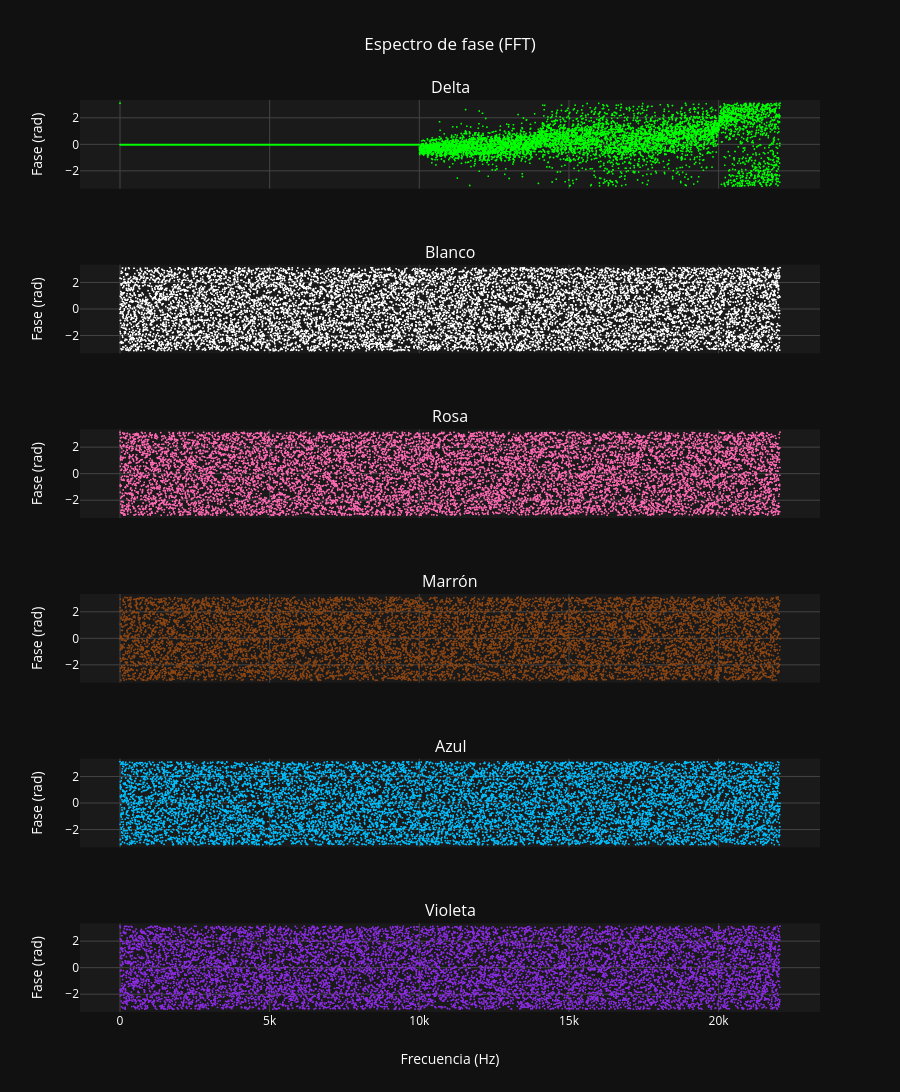

Notebook code cell kept with this figure:
### Markdown cell above
## Espectro de fase

La fase $\angle H(f)$ indica el desfase de cada componente:

- **Delta**: todas las fases son $0$ (coherentes).
- **Blanco**: fases aleatorias uniformes.

### Code cell
def plot_fase_fft(senales, titulos, colores):
    fig = make_subplots(rows=len(senales), cols=1, shared_xaxes=True,
                        subplot_titles=titulos)
    for i, (sig, color) in enumerate(zip(senales, colores), start=1):
        Y = np.fft.rfft(sig)
        f = np.fft.rfftfreq(len(sig), 1 / SRATE)
        
        # Solo hasta F_MAX para que no se vea ruido numérico
        mask = (f <= F_MAX) 
        
        fig.add_trace(go.Scattergl(x=f[mask], y=np.angle(Y)[mask], mode='markers',
                                   marker=dict(color=color, size=2),
                                   name=titulos[i-1]),
                      row=i, col=1)
        fig.update_yaxes(title_text="Fase (rad)",
                         range=[-np.pi - 0.2, np.pi + 0.2], row=i, col=1)
    fig.update_layout(title="Espectro de fase (FFT)",
                      height=300 * len(senales), showlegend=False)
    fig.update_xaxes(title_text="Frecuencia (Hz)", row=len(senales), col=1)
    fig.show()

plot_fase_fft(
    [h_delta, h_white, h_pink, h_brown, h_blue, h_violet],
    ["Delta", "Blanco", "Rosa", "Marrón", "Azul", "Violeta"],
    [COLOR_DELTA, COLOR_WHITE, COLOR_PINK, COLOR_BROWN, COLOR_BLUE, COLOR_VIOLET],
)

### Figure 1 — Plotly figure (JSON) as saved in the notebook; plotly's stock layout.template omitted (floating-point values rounded to 4 significant figures; data arrays with more than 128 entries replaced by an {"elided": "..."} marker saying what was removed)
{"data": [{"marker": {"color": "#00ff00", "size": 2}, "mode": "markers", "name": "Delta", "type": "scattergl", "x": {"elided": "11026 float values"}, "xaxis": "x", "y": {"elided": "11026 float values"}, "yaxis": "y"}, {"marker": {"color": "#ffffff", "size": 2}, "mode": "markers", "name": "Blanco", "type": "scattergl", "x": {"elided": "11026 float values"}, "xaxis": "x2", "y": {"elided": "11026 float values"}, "yaxis": "y2"}, {"marker": {"color": "#ff69b4", "size": 2}, "mode": "markers", "name": "Rosa", "type": "scattergl", "x": {"elided": "11026 float values"}, "xaxis": "x3", "y": {"elided": "11026 float values"}, "yaxis": "y3"}, {"marker": {"color": "#8b4513", "size": 2}, "mode": "markers", "name": "Marrón", "type": "scattergl", "x": {"elided": "11026 float values"}, "xaxis": "x4", "y": {"elided": "11026 float values"}, "yaxis": "y4"}, {"marker": {"color": "#00bfff", "size": 2}, "mode": "markers", "name": "Azul", "type": "scattergl", "x": {"elided": "11026 float values"}, "xaxis": "x5", "y": {"elided": "11026 float values"}, "yaxis": "y5"}, {"marker": {"color": "#8a2be2", "size": 2}, "mode": "markers", "name": "Violeta", "type": "scattergl", "x": {"elided": "11026 float values"}, "xaxis": "x6", "y": {"elided": "11026 float values"}, "yaxis": "y6"}], "layout": {"annotations": [{"font": {"size": 16}, "showarrow": false, "text": "Delta", "x": 0.5, "xanchor": "center", "xref": "paper", "y": 1.0, "yanchor": "bottom", "yref": "paper"}, {"font": {"size": 16}, "showarrow": false, "text": "Blanco", "x": 0.5, "xanchor": "center", "xref": "paper", "y": 0.8194, "yanchor": "bottom", "yref": "paper"}, {"font": {"size": 16}, "showarrow": false, "text": "Rosa", "x": 0.5, "xanchor": "center", "xref": "paper", "y": 0.6389, "yanchor": "bottom", "yref": "paper"}, {"font": {"size": 16}, "showarrow": false, "text": "Marrón", "x": 0.5, "xanchor": "center", "xref": "paper", "y": 0.4583, "yanchor": "bottom", "yref": "paper"}, {"font": {"size": 16}, "showarrow": false, "text": "Azul", "x": 0.5, "xanchor": "center", "xref": "paper", "y": 0.2778, "yanchor": "bottom", "yref": "paper"}, {"font": {"size": 16}, "showarrow": false, "text": "Violeta", "x": 0.5, "xanchor": "center", "xref": "paper", "y": 0.09722, "yanchor": "bottom", "yref": "paper"}], "height": 1800, "showlegend": false, "title": {"text": "Espectro de fase (FFT)"}, "xaxis": {"anchor": "y", "domain": [0, 1], "matches": "x6", "showticklabels": false}, "xaxis2": {"anchor": "y2", "domain": [0, 1], "matches": "x6", "showticklabels": false}, "xaxis3": {"anchor": "y3", "domain": [0, 1], "matches": "x6", "showticklabels": false}, "xaxis4": {"anchor": "y4", "domain": [0, 1], "matches": "x6", "showticklabels": false}, "xaxis5": {"anchor": "y5", "domain": [0, 1], "matches": "x6", "showticklabels": false}, "xaxis6": {"anchor": "y6", "domain": [0, 1], "title": {"text": "Frecuencia (Hz)"}}, "yaxis": {"anchor": "x", "domain": [0.9028, 1.0], "range": [-3.342, 3.342], "title": {"text": "Fase (rad)"}}, "yaxis2": {"anchor": "x2", "domain": [0.7222, 0.8194], "range": [-3.342, 3.342], "title": {"text": "Fase (rad)"}}, "yaxis3": {"anchor": "x3", "domain": [0.5417, 0.6389], "range": [-3.342, 3.342], "title": {"text": "Fase (rad)"}}, "yaxis4": {"anchor": "x4", "domain": [0.3611, 0.4583], "range": [-3.342, 3.342], "title": {"text": "Fase (rad)"}}, "yaxis5": {"anchor": "x5", "domain": [0.1806, 0.2778], "range": [-3.342, 3.342], "title": {"text": "Fase (rad)"}}, "yaxis6": {"anchor": "x6", "domain": [0, 0.09722], "range": [-3.342, 3.342], "title": {"text": "Fase (rad)"}}}}
